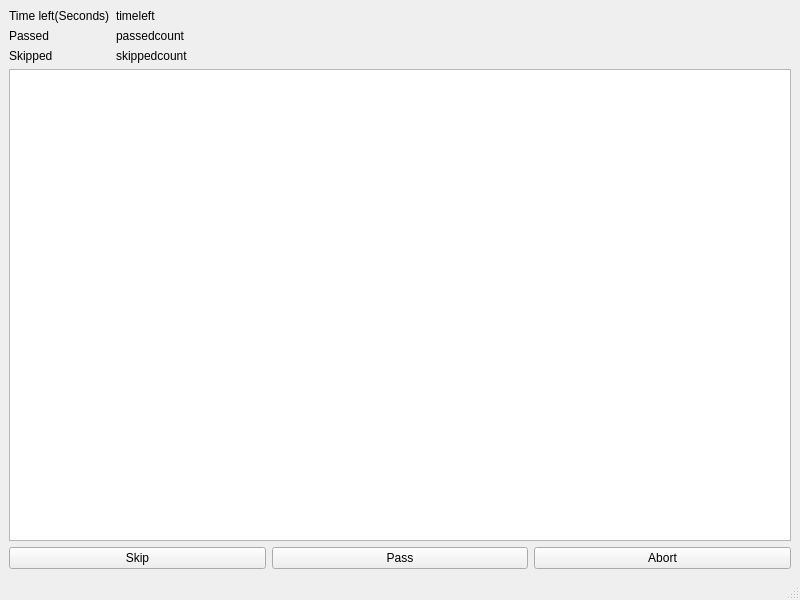
<?xml version="1.0" encoding="UTF-8"?>
<ui version="4.0">
 <class>MainWindow</class>
 <widget class="QMainWindow" name="MainWindow">
  <property name="geometry">
   <rect>
    <x>0</x>
    <y>0</y>
    <width>800</width>
    <height>600</height>
   </rect>
  </property>
  <property name="windowTitle">
   <string>Word Champion - Level - Countdown</string>
  </property>
  <widget class="QWidget" name="centralwidget">
   <layout class="QGridLayout" name="gridLayout">
    <item row="0" column="0">
     <layout class="QFormLayout" name="formLayout">
      <item row="0" column="0">
       <widget class="QLabel" name="label_2">
        <property name="text">
         <string>Time left(Seconds)</string>
        </property>
       </widget>
      </item>
      <item row="0" column="1">
       <widget class="QLabel" name="label_timeleft">
        <property name="text">
         <string>timeleft</string>
        </property>
       </widget>
      </item>
      <item row="1" column="0">
       <widget class="QLabel" name="label">
        <property name="text">
         <string>Passed</string>
        </property>
       </widget>
      </item>
      <item row="1" column="1">
       <widget class="QLabel" name="label_passedcount">
        <property name="text">
         <string>passedcount</string>
        </property>
       </widget>
      </item>
      <item row="2" column="0">
       <widget class="QLabel" name="label_5">
        <property name="text">
         <string>Skipped</string>
        </property>
       </widget>
      </item>
      <item row="2" column="1">
       <widget class="QLabel" name="label_skippedcount">
        <property name="text">
         <string>skippedcount</string>
        </property>
       </widget>
      </item>
     </layout>
    </item>
    <item row="1" column="0">
     <widget class="QGraphicsView" name="graphicsView_image"/>
    </item>
    <item row="2" column="0">
     <layout class="QHBoxLayout" name="horizontalLayout_2">
      <item>
       <widget class="QPushButton" name="pushButton_skip">
        <property name="text">
         <string>Skip</string>
        </property>
       </widget>
      </item>
      <item>
       <widget class="QPushButton" name="pushButton_pass">
        <property name="text">
         <string>Pass</string>
        </property>
       </widget>
      </item>
      <item>
       <widget class="QPushButton" name="pushButton_abort">
        <property name="text">
         <string>Abort</string>
        </property>
       </widget>
      </item>
     </layout>
    </item>
   </layout>
  </widget>
  <widget class="QMenuBar" name="menubar">
   <property name="geometry">
    <rect>
     <x>0</x>
     <y>0</y>
     <width>800</width>
     <height>22</height>
    </rect>
   </property>
  </widget>
  <widget class="QStatusBar" name="statusbar"/>
 </widget>
 <resources/>
 <connections/>
</ui>
